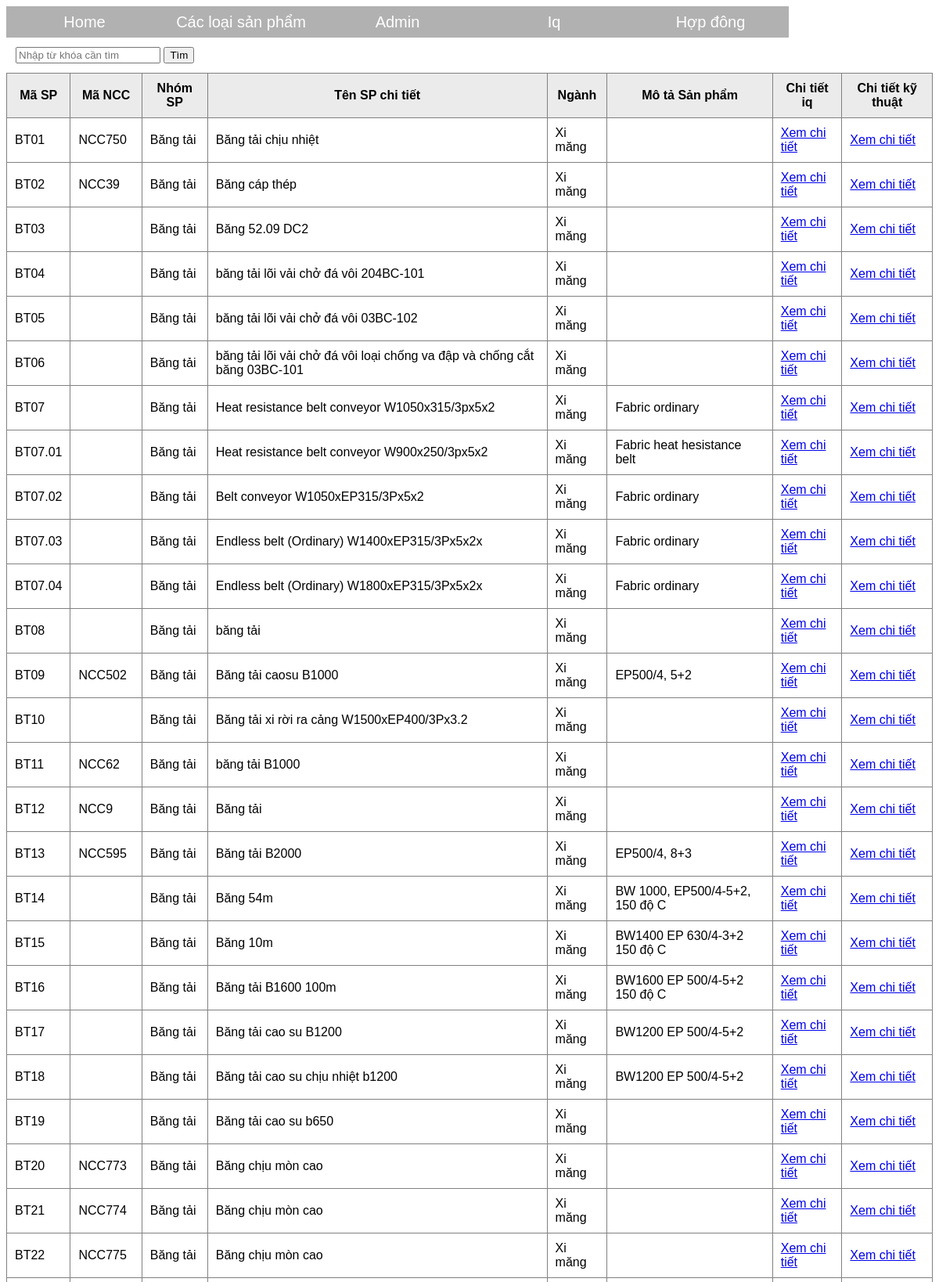
/bangtai.php (upper part), run on the app's committed database.
### tables this page shows
CREATE TABLE `sanpham` (
  `masp` varchar(255) NOT NULL,
  `mancc` varchar(255) NOT NULL,
  `nhomsp` varchar(255) NOT NULL,
  `tenspchitiet` varchar(255) NOT NULL,
  `nganh` varchar(255) NOT NULL,
  `motasanpham` varchar(255) NOT NULL
);

### bangtai.php (the view, shortened to what this page needs)
<?php
    $conn = mysqli_connect("localhost", "root", "", "dataapp3") or die("Không kết nối được cơ sở dữ liệu");
    if (isset($_GET['q']) && !empty($_GET['q'])) {
        $keyword = $_GET['q'];
        $sql = "SELECT * FROM sanpham WHERE masp LIKE '%$keyword%' OR mancc LIKE '%$keyword%' OR nhomsp LIKE '%$keyword%' OR tenspchitiet LIKE '%$keyword%' OR nganh LIKE '%$keyword%'";
    }else{
        $sql = "SELECT * FROM sanpham WHERE nhomsp = 'Băng tải' ";
    }
    $result = mysqli_query($conn, $sql);
?>
<!DOCTYPE html>
<html>
<head>
    <link rel="stylesheet" type="text/css" href="style.css">
</head>
<body>
          <ul>
        <li><a href="index.php">Home</a></li>
        <li><a href="">Các loại sản phẩm</a>
        </li>
        <li><a href="">Admin</a>
        </li>
        <li><a href="iq.php">Iq</a></li>
        <li><a href="hopdong.php">Hợp đông</a></li>
    </ul>
    <table class="search-form" cellpadding="10">
        <tr>
            <td>
                <form action="" method="get">
                    <input type="text" name="q" placeholder="Nhập từ khóa cần tìm" value="<?php if(isset($_GET['q']))?>" />
                    <input type="submit" value="Tìm">
                </form>
            </td>
        </tr>
    </table>
    <table class="list" border="1" cellpadding="10">
          <tr>
            <th>Mã SP</th>
            <th>Mã NCC</th>
            <th>Nhóm SP</th>
            <th>Tên SP chi tiết</th>
            <th>Ngành</th>
            <th>Mô tả Sản phẩm</th>
            <th>Chi tiết iq</th>
            <th>Chi tiết kỹ thuật</th>
        </tr>
        <?php
           while ($row = mysqli_fetch_assoc($result)) {
            ?>
        <tr>
            <td><?php echo $row['masp']; ?></td>
            <td><?php echo $row['mancc']; ?></td>
            <td><?php echo $row['nhomsp']; ?></td>
            <td><?php echo $row['tenspchitiet']; ?></td>
            <td><?php echo $row['nganh']; ?></td>
            <td><?php echo $row['motasanpham']; ?></td>
                        <form action="" method="get">
            <td><a href="./chiTiet.php?idSP=<?php echo  $row['masp'] ?>" >Xem chi tiết</a></td>
        </form>
                    <form action="" method="get">
            <td><a href="./cttskt.php?idSPKT=<?php echo  $row['masp'] ?>" >Xem chi tiết</a></td>
        </form>
        </tr>
    <?php } ?>
    </table>
</body>
</html>

### style.css (style rules this page uses)
body { background: url(); background-size: cover; font-family: arial; }
ul { margin: 0; padding: 0; list-style: none; }
ul li { float: left; width: 200px; height: 40px; background-color: darkgrey; opacity: .9; line-height: 40px; text-align: center; font-size: 20px; }
ul li a { text-decoration: none; color: white; display: block; }

### bangtai.php (style rules this page uses)
.list { border-collapse: collapse; }
.list tr th { background: #ebebeb; }

### data on the page
sanpham: masp "BT01", mancc "NCC750", nhomsp "Băng tải", tenspchitiet "Băng tải chịu nhiệt", nganh "Xi măng"
sanpham: masp "BT02", mancc "NCC39", nhomsp "Băng tải", tenspchitiet "Băng cáp thép", nganh "Xi măng"
sanpham: masp "BT03", nhomsp "Băng tải", tenspchitiet "Băng 52.09 DC2", nganh "Xi măng"
sanpham: masp "BT04", nhomsp "Băng tải", tenspchitiet "băng tải lõi vải chở đá vôi 204BC-101", nganh "Xi măng"
sanpham: masp "BT05", nhomsp "Băng tải", tenspchitiet "băng tải lõi vải chở đá vôi 03BC-102", nganh "Xi măng"
sanpham: masp "BT06", nhomsp "Băng tải", tenspchitiet "băng tải lõi vải chở đá vôi loại chống va đập và chống cắt băng 03BC-101", nganh "Xi măng"
sanpham: masp "BT07", nhomsp "Băng tải", tenspchitiet "Heat resistance belt conveyor W1050x315/3px5x2", nganh "Xi măng", motasanpham "Fabric ordinary"
sanpham: masp "BT07.01", nhomsp "Băng tải", tenspchitiet "Heat resistance belt conveyor W900x250/3px5x2", nganh "Xi măng", motasanpham "Fabric heat hesistance belt"
sanpham: masp "BT07.02", nhomsp "Băng tải", tenspchitiet "Belt conveyor W1050xEP315/3Px5x2", nganh "Xi măng", motasanpham "Fabric ordinary"
sanpham: masp "BT07.03", nhomsp "Băng tải", tenspchitiet "Endless belt (Ordinary) W1400xEP315/3Px5x2x", nganh "Xi măng", motasanpham "Fabric ordinary"
sanpham: masp "BT07.04", nhomsp "Băng tải", tenspchitiet "Endless belt (Ordinary) W1800xEP315/3Px5x2x", nganh "Xi măng", motasanpham "Fabric ordinary"
sanpham: masp "BT08", nhomsp "Băng tải", tenspchitiet "băng tải", nganh "Xi măng"
sanpham: masp "BT09", mancc "NCC502", nhomsp "Băng tải", tenspchitiet "Băng tải caosu B1000", nganh "Xi măng", motasanpham "EP500/4, 5+2"
sanpham: masp "BT10", nhomsp "Băng tải", tenspchitiet "Băng tải xi rời ra cảng W1500xEP400/3Px3.2", nganh "Xi măng"
sanpham: masp "BT11", mancc "NCC62", nhomsp "Băng tải", tenspchitiet "băng tải B1000", nganh "Xi măng"
sanpham: masp "BT12", mancc "NCC9", nhomsp "Băng tải", tenspchitiet "Băng tải", nganh "Xi măng"
sanpham: masp "BT13", mancc "NCC595", nhomsp "Băng tải", tenspchitiet "Băng tải B2000", nganh "Xi măng", motasanpham "EP500/4, 8+3"
sanpham: masp "BT14", nhomsp "Băng tải", tenspchitiet "Băng 54m", nganh "Xi măng", motasanpham "BW 1000, EP500/4-5+2, 150 độ C"
sanpham: masp "BT15", nhomsp "Băng tải", tenspchitiet "Băng 10m", nganh "Xi măng", motasanpham "BW1400 EP 630/4-3+2 150 độ C"
sanpham: masp "BT16", nhomsp "Băng tải", tenspchitiet "Băng tải B1600 100m", nganh "Xi măng", motasanpham "BW1600 EP 500/4-5+2 150 độ C"
sanpham: masp "BT17", nhomsp "Băng tải", tenspchitiet "Băng tải cao su B1200", nganh "Xi măng", motasanpham "BW1200 EP 500/4-5+2"
sanpham: masp "BT18", nhomsp "Băng tải", tenspchitiet "Băng tải cao su chịu nhiệt b1200", nganh "Xi măng", motasanpham "BW1200 EP 500/4-5+2"
sanpham: masp "BT19", nhomsp "Băng tải", tenspchitiet "Băng tải cao su b650", nganh "Xi măng"
sanpham: masp "BT20", mancc "NCC773", nhomsp "Băng tải", tenspchitiet "Băng chịu mòn cao", nganh "Xi măng"
sanpham: masp "BT21", mancc "NCC774", nhomsp "Băng tải", tenspchitiet "Băng chịu mòn cao", nganh "Xi măng"
sanpham: masp "BT22", mancc "NCC775", nhomsp "Băng tải", tenspchitiet "Băng chịu mòn cao", nganh "Xi măng"
